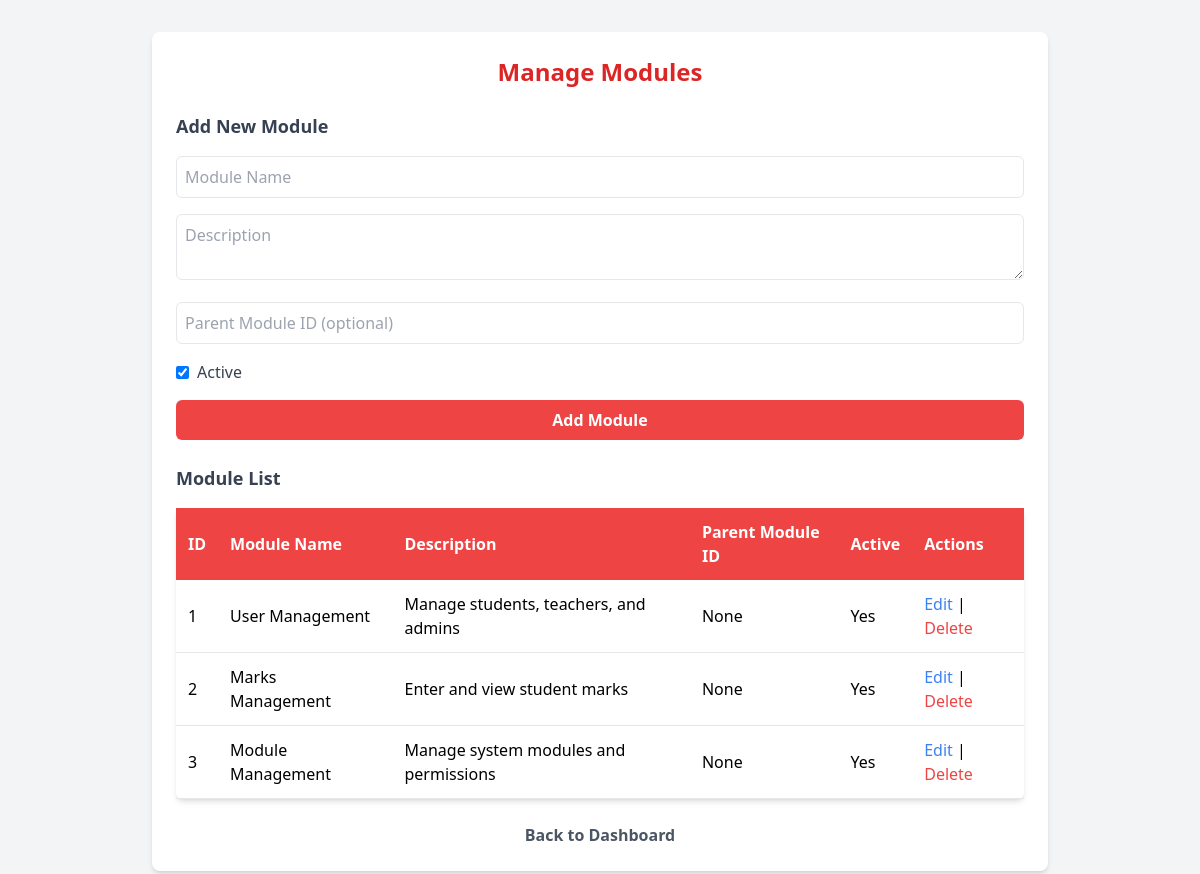
The app's page /admin/manage_modules.php (signed in) with its own data.
### tables this page shows
CREATE TABLE `modules` (
  `id` int(11) NOT NULL,
  `module_name` varchar(255) NOT NULL,
  `description` text DEFAULT NULL,
  `parent_module_id` int(11) DEFAULT NULL,
  `is_active` tinyint(1) DEFAULT 1,
  `other_details` varchar(255) DEFAULT NULL
);

### admin/manage_modules.php (the view, shortened to what this page needs)
<?php
include_once('../backend/config.php');
$result = mysqli_query($karine_conn, "SELECT * FROM modules");
?>
<!DOCTYPE html>
<html lang="en">
<head>
    <script src="https://cdn.tailwindcss.com"></script>
</head>
<body class="bg-gray-100 p-8">
    <div class="max-w-4xl mx-auto bg-white p-6 rounded-lg shadow-md">
        <h1 class="text-2xl font-bold text-center text-red-600 mb-6">Manage Modules</h1>
        <form method="POST" class="space-y-4 mb-6">
            <h2 class="text-lg font-semibold text-gray-700">Add New Module</h2>
            <input type="text" name="module_name" placeholder="Module Name" required class="w-full p-2 border rounded-md">
            <textarea name="description" placeholder="Description" class="w-full p-2 border rounded-md"></textarea>
            <input type="text" name="parent_module_id" placeholder="Parent Module ID (optional)" class="w-full p-2 border rounded-md">
            <div class="flex items-center">
                <input type="checkbox" name="is_active" id="is_active" checked class="mr-2">
                <label for="is_active" class="text-gray-700">Active</label>
            </div>
            <button type="submit" name="add_module" class="w-full bg-red-500 hover:bg-red-600 text-white font-bold py-2 rounded-md">Add Module</button>
        </form>
        <h2 class="text-lg font-semibold text-gray-700 mb-4">Module List</h2>
        <table class="w-full border-collapse bg-white shadow-md rounded-md">
            <thead>
                <tr class="bg-red-500 text-white">
                    <th class="p-3 text-left">ID</th>
                    <th class="p-3 text-left">Module Name</th>
                    <th class="p-3 text-left">Description</th>
                    <th class="p-3 text-left">Parent Module ID</th>
                    <th class="p-3 text-left">Active</th>
                    <th class="p-3 text-left">Actions</th>
                </tr>
            </thead>
            <tbody>
                <?php while ($row = mysqli_fetch_assoc($result)) { ?>
                    <tr class="border-b">
                        <td class="p-3"><?php echo $row['id']; ?></td>
                        <td class="p-3"><?php echo $row['module_name']; ?></td>
                        <td class="p-3"><?php echo $row['description']; ?></td>
                        <td class="p-3"><?php echo $row['parent_module_id'] ?? 'None'; ?></td>
                        <td class="p-3"><?php echo $row['is_active'] ? 'Yes' : 'No'; ?></td>
                        <td class="p-3">
                            <a href="?edit=<?php echo $row['id']; ?>" class="text-blue-500 hover:underline">Edit</a> |
                            <a href="?delete=<?php echo $row['id']; ?>" class="text-red-500 hover:underline">Delete</a>
                        </td>
                    </tr>
                <?php } ?>
            </tbody>
        </table>
        <div class="mt-6 text-center">
            <a href="dashboard.php" class="text-gray-600 hover:text-red-500 font-semibold">Back to Dashboard</a>
        </div>
    </div>
</body>
</html>

### records on screen
modules: id "1", module_name "User Management", description "Manage students, teachers, and admins", parent_module "None", is_active "Yes"
modules: id "2", module_name "Marks Management", description "Enter and view student marks", parent_module "None", is_active "Yes"
modules: id "3", module_name "Module Management", description "Manage system modules and permissions", parent_module "None", is_active "Yes"
